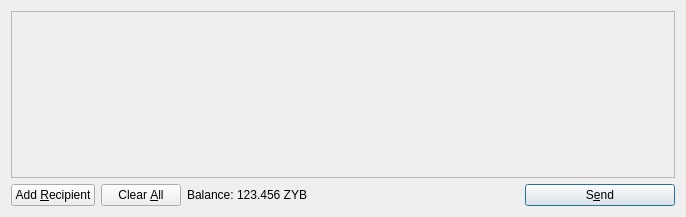
<?xml version="1.0" encoding="UTF-8"?>
<ui version="4.0">
 <class>SendCoinsDialog</class>
 <widget class="QDialog" name="SendCoinsDialog">
  <property name="geometry">
   <rect>
    <x>0</x>
    <y>0</y>
    <width>686</width>
    <height>217</height>
   </rect>
  </property>
  <property name="windowTitle">
   <string>Send Coins</string>
  </property>
  <layout class="QVBoxLayout" name="verticalLayout">
   <item>
    <widget class="QScrollArea" name="scrollArea">
     <property name="widgetResizable">
      <bool>true</bool>
     </property>
     <widget class="QWidget" name="scrollAreaWidgetContents">
      <property name="geometry">
       <rect>
        <x>0</x>
        <y>0</y>
        <width>666</width>
        <height>165</height>
       </rect>
      </property>
      <layout class="QVBoxLayout" name="verticalLayout_2">
       <property name="leftMargin">
        <number>0</number>
       </property>
       <property name="topMargin">
        <number>0</number>
       </property>
       <property name="rightMargin">
        <number>0</number>
       </property>
       <property name="bottomMargin">
        <number>0</number>
       </property>
       <item>
        <layout class="QVBoxLayout" name="entries">
         <property name="spacing">
          <number>6</number>
         </property>
        </layout>
       </item>
       <item>
        <spacer name="verticalSpacer">
         <property name="orientation">
          <enum>Qt::Vertical</enum>
         </property>
         <property name="sizeHint" stdset="0">
          <size>
           <width>20</width>
           <height>40</height>
          </size>
         </property>
        </spacer>
       </item>
      </layout>
     </widget>
    </widget>
   </item>
   <item>
    <layout class="QHBoxLayout" name="horizontalLayout">
     <item>
      <widget class="QPushButton" name="addButton">
       <property name="toolTip">
        <string>Send to multiple recipients at once</string>
       </property>
       <property name="text">
        <string>Add &amp;Recipient</string>
       </property>
       <property name="icon">
        <iconset resource="../bitcoin.qrc">
         <normaloff>:/icons/add</normaloff>:/icons/add</iconset>
       </property>
       <property name="autoDefault">
        <bool>false</bool>
       </property>
      </widget>
     </item>
     <item>
      <widget class="QPushButton" name="clearButton">
       <property name="sizePolicy">
        <sizepolicy hsizetype="Minimum" vsizetype="Fixed">
         <horstretch>0</horstretch>
         <verstretch>0</verstretch>
        </sizepolicy>
       </property>
       <property name="toolTip">
        <string>Remove all transaction fields</string>
       </property>
       <property name="text">
        <string>Clear &amp;All</string>
       </property>
       <property name="icon">
        <iconset resource="../bitcoin.qrc">
         <normaloff>:/icons/remove</normaloff>:/icons/remove</iconset>
       </property>
       <property name="autoRepeatDelay">
        <number>300</number>
       </property>
       <property name="autoDefault">
        <bool>false</bool>
       </property>
      </widget>
     </item>
     <item>
      <layout class="QHBoxLayout" name="horizontalLayout_2">
       <property name="spacing">
        <number>3</number>
       </property>
       <item>
        <widget class="QLabel" name="label">
         <property name="text">
          <string>Balance:</string>
         </property>
        </widget>
       </item>
       <item>
        <widget class="QLabel" name="labelBalance">
         <property name="cursor">
          <cursorShape>IBeamCursor</cursorShape>
         </property>
         <property name="text">
          <string>123.456 ZYB</string>
         </property>
         <property name="textInteractionFlags">
          <set>Qt::LinksAccessibleByMouse|Qt::TextSelectableByKeyboard|Qt::TextSelectableByMouse</set>
         </property>
        </widget>
       </item>
      </layout>
     </item>
     <item>
      <spacer name="horizontalSpacer">
       <property name="orientation">
        <enum>Qt::Horizontal</enum>
       </property>
       <property name="sizeHint" stdset="0">
        <size>
         <width>40</width>
         <height>20</height>
        </size>
       </property>
      </spacer>
     </item>
     <item>
      <widget class="QPushButton" name="sendButton">
       <property name="minimumSize">
        <size>
         <width>150</width>
         <height>0</height>
        </size>
       </property>
       <property name="toolTip">
        <string>Confirm the send action</string>
       </property>
       <property name="text">
        <string>S&amp;end</string>
       </property>
       <property name="icon">
        <iconset resource="../bitcoin.qrc">
         <normaloff>:/icons/send</normaloff>:/icons/send</iconset>
       </property>
       <property name="default">
        <bool>true</bool>
       </property>
      </widget>
     </item>
    </layout>
   </item>
  </layout>
 </widget>
 <resources>
  <include location="../bitcoin.qrc"/>
 </resources>
 <connections/>
</ui>
